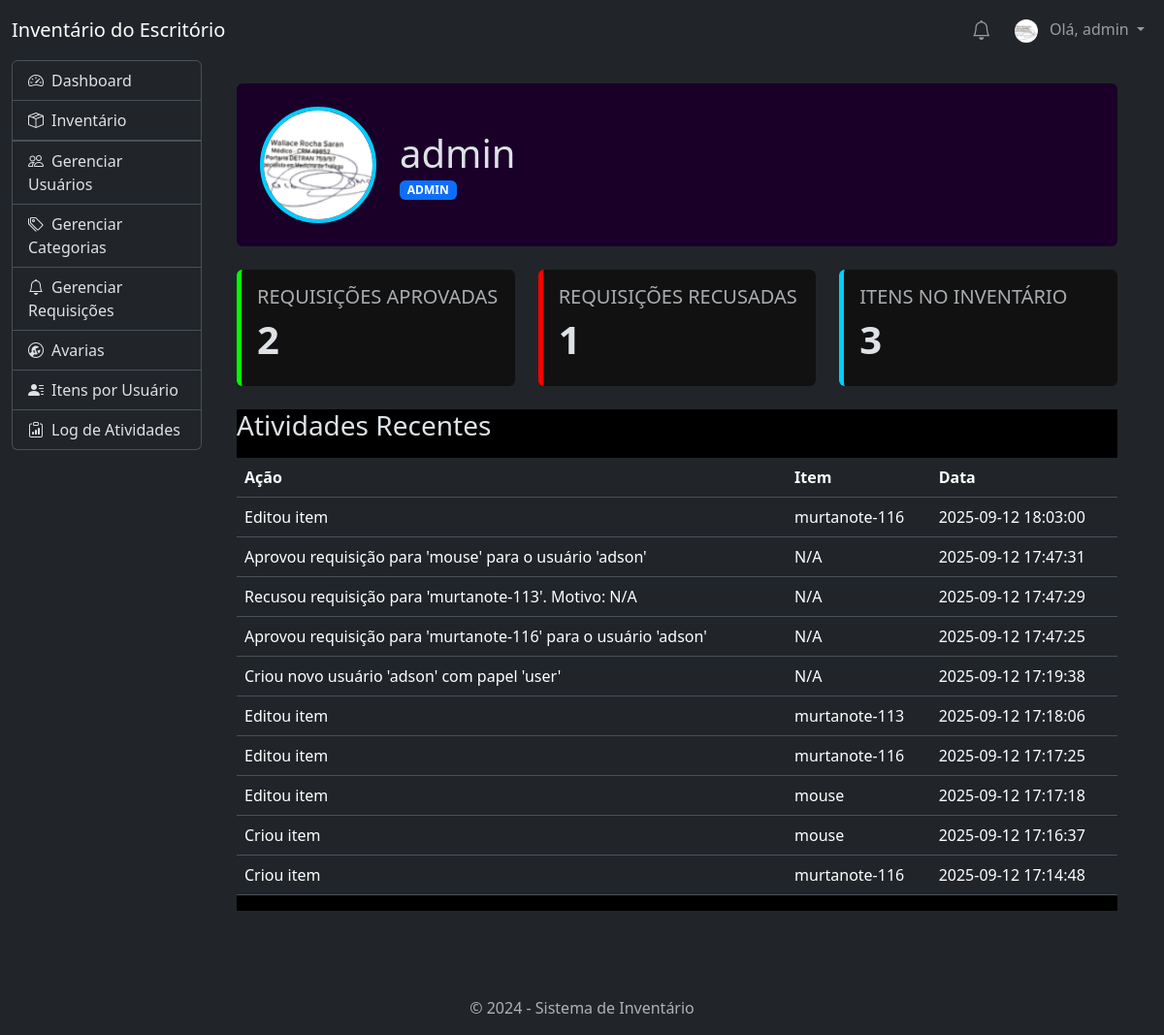
Screenshot of /profile (signed in) with the database file from the repository.
### tables this page shows
CREATE TABLE users (
                id INTEGER PRIMARY KEY AUTOINCREMENT,
                username TEXT UNIQUE NOT NULL,
                password TEXT NOT NULL,
                role TEXT NOT NULL DEFAULT 'user'
            , profile_image_file TEXT);

CREATE TABLE activity_log (
                id INTEGER PRIMARY KEY AUTOINCREMENT,
                user_id INTEGER,
                username TEXT,
                action TEXT,
                item_id INTEGER,
                item_name TEXT,
                timestamp TIMESTAMP DEFAULT CURRENT_TIMESTAMP,
                FOREIGN KEY (user_id) REFERENCES users (id) ON DELETE SET NULL
            );

### app.py (the view, shortened to what this page needs)
@app.route('/profile', methods=('GET', 'POST'))
@login_required
def profile():
    db = get_db()
    user_id = g.user['id']
    stats = {}
    if g.user['role'] == 'admin':
        stats['approved_requests'] = db.execute("SELECT COUNT(id) FROM item_requests WHERE status = 'Aprovado'").fetchone()[0]
        stats['denied_requests'] = db.execute("SELECT COUNT(id) FROM item_requests WHERE status = 'Recusado'").fetchone()[0]
        stats['total_items_added'] = db.execute('SELECT COUNT(id) FROM items').fetchone()[0]
    else:
        stats['total_requests'] = db.execute('SELECT COUNT(id) FROM item_requests WHERE user_id = ?', (user_id,)).fetchone()[0]
        stats['items_in_possession'] = db.execute('SELECT COUNT(id) FROM item_requests WHERE user_id = ? AND status = ?', (user_id, 'Aprovado')).fetchone()[0]
    recent_activities = db.execute(
        'SELECT action, item_name, timestamp FROM activity_log WHERE user_id = ? ORDER BY timestamp DESC LIMIT 10',
        (user_id,)
    ).fetchall()
    return render_template(
        'profile.html',
        stats=stats,
        recent_activities=recent_activities
    )

### app.py (called while the page is built)
def get_db():
    db = getattr(g, '_database', None)
    if db is None:
        db = g._database = sqlite3.connect(app.config['DATABASE'])
        db.row_factory = sqlite3.Row
    return db

@app.teardown_appcontext
def close_connection(exception):
    db = getattr(g, '_database', None)
    if db is not None:
        db.close()

@app.context_processor
def inject_categories():
    if g.user:
        db = get_db()
        categories = db.execute('SELECT DISTINCT category FROM items WHERE category IS NOT NULL AND category != "" ORDER BY category').fetchall()
        return dict(all_categories=categories)
    return dict(all_categories=[], notifications=[])

@app.context_processor
def inject_notifications():
    if g.user:
        db = get_db()
        notifications = db.execute('SELECT * FROM notifications WHERE user_id = ? AND is_read = 0 ORDER BY created_at DESC', (g.user['id'],)).fetchall()
        return dict(notifications=notifications)
    return dict(notifications=[])

@app.before_request
def load_logged_in_user():
    user_id = session.get('user_id')
    if user_id is None:
        g.user = None
    else:
        g.user = get_db().execute(
            'SELECT * FROM users WHERE id = ?', (user_id,)
        ).fetchone()

def login_required(view):
    @functools.wraps(view)
    def wrapped_view(**kwargs):
        if g.user is None:
            return redirect(url_for('login'))
        return view(**kwargs)
    return wrapped_view

### templates/profile.html (shortened to what this page needs)
{% extends 'base.html' %}
{% block content %}
<div class="container-fluid">
    <div class="row mb-4">
        <div class="col-12">
            <div class="p-4 rounded profile-header" style="background-color: #1a0029;">
                <div class="d-flex align-items-center">
                    <div class="profile-pic-container me-4" onclick="document.getElementById('profilePicInput').click();">
                        {% if g.user.profile_image_file %}
                            <img src="{{ url_for('profile_pic', filename=g.user.profile_image_file) }}" alt="Foto de Perfil" class="profile-pic">
                        {% else %}
                            <img src="https://via.placeholder.com/120/1a0029/00cfff?text={{ g.user.username[0]|upper }}" alt="Foto de Perfil" class="profile-pic">
                        {% endif %}
                    </div>
                    <div>
                        <h1 class="mb-0">{{ g.user.username }}</h1>
                        <span class="badge bg-primary text-uppercase">{{ g.user.role }}</span>
                    </div>
                </div>
            </div>
        </div>
    </div>
    <div class="row g-4 mb-4">
        {% if g.user['role'] == 'admin' %}
            <div class="col-md-4">
                <div class="p-3 rounded h-100 stat-card-minimalist" style="border-color: #00ff00;">
                    <h5 class="text-muted text-uppercase">Requisições Aprovadas</h5><h2 class="display-6 fw-bold">{{ stats.approved_requests }}</h2>
                </div>
            </div>
            <div class="col-md-4">
                <div class="p-3 rounded h-100 stat-card-minimalist" style="border-color: #ff0000;">
                    <h5 class="text-muted text-uppercase">Requisições Recusadas</h5><h2 class="display-6 fw-bold">{{ stats.denied_requests }}</h2>
                </div>
            </div>
            <div class="col-md-4">
                <div class="p-3 rounded h-100 stat-card-minimalist" style="border-color: #00cfff;">
                    <h5 class="text-muted text-uppercase">Itens no Inventário</h5><h2 class="display-6 fw-bold">{{ stats.total_items_added }}</h2>
                </div>
            </div>
        {% endif %}
    </div>
    <div class="row">
        <div class="col-12">
            <div class="table-container" style="background-color: #000000;">
                <h3 class="mb-3">Atividades Recentes</h3>
                {% if recent_activities %}
                    <div class="table-responsive">
                        <table class="table table-futuristic">
                            <thead>
                                <tr>
                                    <th>Ação</th>
                                    <th>Item</th>
                                    <th>Data</th>
                                </tr>
                            </thead>
                            <tbody>
                                {% for activity in recent_activities %}
                                <tr>
                                    <td>{{ activity.action }}</td>
                                    <td>{{ activity.item_name or 'N/A' }}</td>
                                    <td>{{ activity.timestamp.split('.')[0] }}</td>
                                </tr>
                                {% endfor %}
                            </tbody>
                        </table>
                    </div>
                {% else %}
                    <p class="text-center text-muted">Nenhuma atividade recente encontrada.</p>
                {% endif %}
            </div>
        </div>
    </div>
</div>
{% endblock %}

### templates/base.html (shortened to what this page needs)
<!doctype html>
<html lang="pt-br" data-bs-theme="dark">
<head>
    <link href="https://cdn.jsdelivr.net/npm/bootstrap@5.3.3/dist/css/bootstrap.min.css" rel="stylesheet">
    <link rel="stylesheet" href="https://cdn.jsdelivr.net/npm/bootstrap-icons@1.11.3/font/bootstrap-icons.min.css">
</head>
<body>
    <nav class="navbar navbar-expand-lg navbar-dark bg-dark">
        <div class="container-fluid">
            <a class="navbar-brand" href="{{ url_for('dashboard') }}">Inventário do Escritório</a>
            <div class="navbar-nav d-flex align-items-center">
                {% if g.user %}
                    <div class="nav-item dropdown me-2">
                        <a class="nav-link position-relative" href="#" id="navbarNotificationDropdown" role="button" data-bs-toggle="dropdown" aria-expanded="false">
                            <i class="bi bi-bell fs-5"></i>
                        </a>
                    </div>
                    <div class="nav-item dropdown">
                        <a class="nav-link dropdown-toggle" href="#" id="navbarUserDropdown" role="button" data-bs-toggle="dropdown" aria-expanded="false">
                            {% if g.user.profile_image_file %}
                                <img src="{{ url_for('profile_pic', filename=g.user.profile_image_file) }}" alt="Foto de Perfil" class="rounded-circle me-2" style="width: 24px; height: 24px; object-fit: cover;">
                            {% else %}
                                <i class="bi bi-person-circle me-2"></i>
                            {% endif %}
                            Olá, {{ g.user['username'] }}
                        </a>
                    </div>
                {% else %}
                    <a class="nav-link" href="{{ url_for('login') }}">Login</a>
                    <a class="nav-link" href="{{ url_for('register') }}">Registrar</a>
                {% endif %}
            </div>
        </div>
    </nav>
    <div class="container-fluid">
        <div class="row g-0">
            <aside class="col-md-3 col-lg-2">
                <div class="list-group">
                    <a href="{{ url_for('dashboard') }}" class="list-group-item list-group-item-action {% if request.endpoint == 'dashboard' %}active{% endif %}">
                        <i class="bi bi-speedometer2 me-2"></i>Dashboard
                    </a>
                    {% set inventory_active = request.endpoint in ['index', 'add', 'edit'] %}
                    <a href="#inventory-submenu" data-bs-toggle="collapse" class="list-group-item list-group-item-action {% if inventory_active %}active{% endif %}" aria-expanded="{{ 'true' if inventory_active else 'false' }}">
                        <i class="bi bi-box-seam me-2"></i>Inventário
                    </a>
                    {% if g.user['role'] == 'admin' %}
                        <a href="{{ url_for('manage_users') }}" class="list-group-item list-group-item-action {% if request.endpoint == 'manage_users' %}active{% endif %}">
                            <i class="bi bi-people me-2"></i>Gerenciar Usuários
                        </a>
                        <a href="{{ url_for('manage_categories') }}" class="list-group-item list-group-item-action {% if request.endpoint == 'manage_categories' %}active{% endif %}">
                            <i class="bi bi-tags me-2"></i>Gerenciar Categorias
                        </a>
                        <a href="{{ url_for('manage_requests') }}" class="list-group-item list-group-item-action {% if request.endpoint == 'manage_requests' %}active{% endif %}">
                            <i class="bi bi-bell me-2"></i>Gerenciar Requisições
                        </a>
                        <a href="{{ url_for('broken_items') }}" class="list-group-item list-group-item-action {% if request.endpoint == 'broken_items' %}active{% endif %}">
                            <i class="bi bi-wrench-adjustable-circle me-2"></i>Avarias
                        </a>
                        <a href="{{ url_for('user_assets') }}" class="list-group-item list-group-item-action {% if request.endpoint == 'user_assets' %}active{% endif %}">
                            <i class="bi bi-person-lines-fill me-2"></i>Itens por Usuário
                        </a>
                        <a href="{{ url_for('logs') }}" class="list-group-item list-group-item-action {% if request.endpoint == 'logs' %}active{% endif %}">
                            <i class="bi bi-clipboard-data me-2"></i>Log de Atividades
                        </a>
                    {% endif %}
                </div>
            </aside>
            <main class="col-md-9 col-lg-10 p-4">
                {% block content %}
                {% endblock %}
            </main>
        </div>
    </div>
    <div class="container-fluid">
        <footer class="text-center text-muted mt-5 py-3">
            <p class="mb-0">&copy; 2024 - Sistema de Inventário</p>
        </footer>
    </div>
</body>
</html>

### templates/profile.html (style rules this page uses)
.profile-header { position: relative; }
.profile-pic-container { position: relative; width: 120px; height: 120px; }
.profile-pic { width: 100%; height: 100%; object-fit: cover; border-radius: 50%; border: 4px solid #00cfff; }
.stat-card-minimalist { background-color: #111; border-left: 5px solid; transition: transform 0.2s ease; }

### rows the page displays
users: profile_image_file (picture), user.username "admin", user.role "ADMIN"
activity_log: action "Editou item", item_name "murtanote-116", timestamp "2025-09-12 18:03:00"
activity_log: action "Aprovou requisição para 'mouse' para o usuário 'adson'", item_name "N/A", timestamp "2025-09-12 17:47:31"
activity_log: action "Recusou requisição para 'murtanote-113'. Motivo: N/A", item_name "N/A", timestamp "2025-09-12 17:47:29"
activity_log: action "Aprovou requisição para 'murtanote-116' para o usuário 'adson'", item_name "N/A", timestamp "2025-09-12 17:47:25"
activity_log: action "Criou novo usuário 'adson' com papel 'user'", item_name "N/A", timestamp "2025-09-12 17:19:38"
activity_log: action "Editou item", item_name "murtanote-113", timestamp "2025-09-12 17:18:06"
activity_log: action "Editou item", item_name "murtanote-116", timestamp "2025-09-12 17:17:25"
activity_log: action "Editou item", item_name "mouse", timestamp "2025-09-12 17:17:18"
activity_log: action "Criou item", item_name "mouse", timestamp "2025-09-12 17:16:37"
activity_log: action "Criou item", item_name "murtanote-116", timestamp "2025-09-12 17:14:48"

### other values shown
{{ stats.approved_requests }} "2"
{{ stats.denied_requests }} "1"
{{ stats.total_items_added }} "3"
